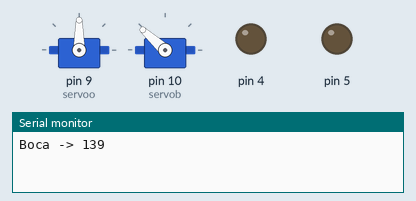
This sketch was run on a simulated Arduino Uno, built with avr-gcc and run on an emulated ATmega328P. On the bench: 2 × servo, output pins drawn as LEDs (lit = HIGH), the last lines printed to the serial monitor. Random numbers use the default seed unless the sketch sets one.

Above: at 0.2 s.
At 3.3 s:
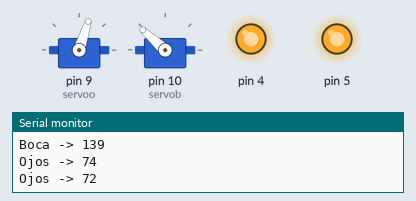
At 9.8 s:
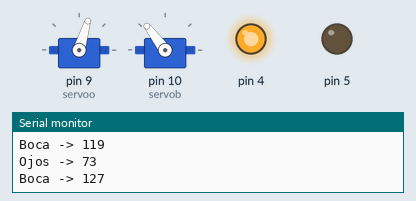
At 16.0 s:
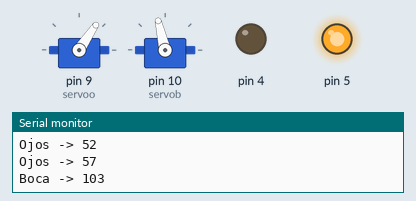
At 22.9 s:
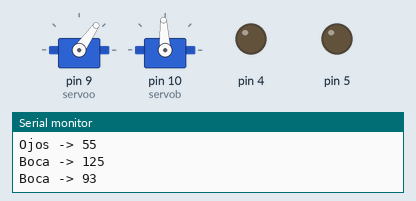
At 34.1 s:
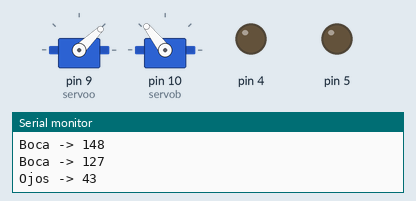
Timing chart, 0 to 40.0 s (numbered marks = the images above):
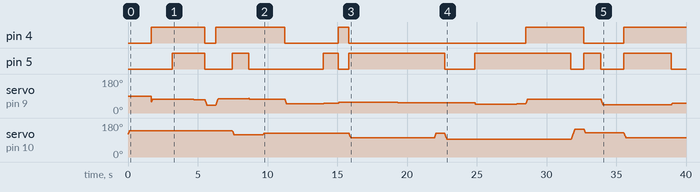

Measured:
- by itself, pin 4: LOW → HIGH at 1.7 s, → LOW 3.8 s later, → HIGH 0.76 s later, → LOW 5.0 s later, … (9 changes in this stretch)
- by itself, pin 5: LOW → HIGH at 3.2 s, → LOW 2.3 s later, → HIGH 2.0 s later, → LOW 1.2 s later, … (14 changes in this stretch)

The sketch:

cukCakeAzar2.0.ino
```cpp
#include <Servo.h>

Servo servoo, servob;

int posOjos = 60;  // posición inicial ojos
int posBoca = 120; // posición inicial boca

void setup() {
  pinMode(4, OUTPUT);
  pinMode(5, OUTPUT);
  servoo.attach(9);
  servob.attach(10);
  Serial.begin(9600);
}

void moverServoSuave(Servo &servo, int &posActual, int posNueva, int paso, int delayMs) {
  if (posActual < posNueva) {
    for (int p = posActual; p <= posNueva; p += paso) {
      servo.write(p);
      delay(delayMs);
    }
  } else {
    for (int p = posActual; p >= posNueva; p -= paso) {
      servo.write(p);
      delay(delayMs);
    }
  }
  posActual = posNueva;
}

void loop() {
  int r = random(30, 80);
  int r2 = random(90, 170);
  int r3 = random(500, 3500);

  digitalWrite(4, random(0, 2) ? HIGH : LOW);
  digitalWrite(5, random(0, 2) ? HIGH : LOW);

  int b = random(0, 2);

  if (b == 0) {
    Serial.print("Boca -> ");
    Serial.println(r2);
    moverServoSuave(servob, posBoca, r2, 2, 10);
  } else {
    Serial.print("Ojos -> ");
    Serial.println(r);
    moverServoSuave(servoo, posOjos, r, 2, 10);
  }

  delay(r3);
}
```
